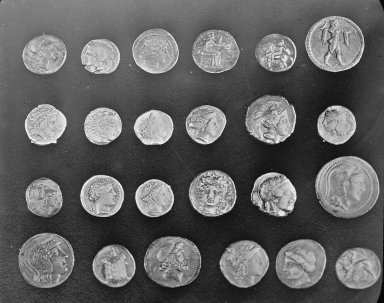
#> input picture skimage.data.coins(), 384 x 303 px; its folder holds only this picture in this run
$ jupyter execute --allow-errors 'Show Annotations.ipynb'   (shell and % lines are left out)
#> lines starting #> are read from the running program, lines starting #| are printed output that depends on the picture; after the words box and inside, x2 and y2 are one past the last pixel; in counts of white or black regions, pixels touching at a corner belong together
[cell 1]
import cv2
import os
from os import listdir
from os.path import join
from skimage.color import label2rgb, rgba2rgb
from skimage.io import imread, imshow
from skimage.transform import resize, rescale

%pylab inline

[cell 2]
path_rx = "/workspace/teeth_net/TEETH_DATASET/teeth/TEETH_DATASET/rx"
paths_mask = ["/workspace/teeth_net/TEETH_DATASET/teeth/teeth-category-4-001_100-luiz"]

l_path = lambda path_mask, path_rx : [ (join(path_mask,f), join(path_rx,f.split('.')[0]+".jpg"))  for f in sorted(listdir(path_mask)) if f != ".rlog"]


#> (the rest of this cell did not finish here and is left out)

[cell 3]
import matplotlib.pyplot as plt
import matplotlib.patches as mpatches

from skimage import data
from skimage.filters import threshold_otsu
from skimage.segmentation import clear_border
from skimage.measure import label, regionprops
from skimage.morphology import closing, square
from skimage.color import label2rgb


image = data.coins()[50:-50, 50:-50]
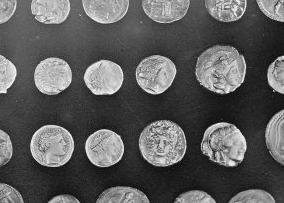
#> image: shape (203, 284); min 7, max 252, mean 91.5

# apply threshold
thresh = threshold_otsu(image)
#> thresh = 112
bw = closing(image > thresh, square(3))
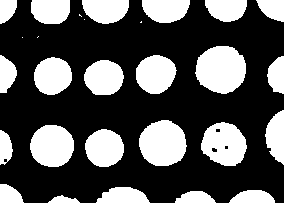
#> bw: shape (203, 284) bool; 33.4% white; 28 white regions (5 under 20 px), largest, box (x1, y1, x2, y2) and area: (195, 46, 246, 94) 1895, (139, 120, 187, 166) 1720, (201, 122, 247, 166) 1481

# remove artifacts connected to image border
cleared = clear_border(bw)
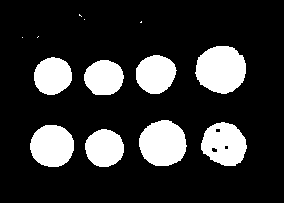
#> cleared: shape (203, 284) bool; 19.4% white; 13 white regions (5 under 20 px), largest, box (x1, y1, x2, y2) and area: (195, 46, 246, 94) 1895, (139, 120, 187, 166) 1720, (201, 122, 247, 166) 1481

# label image regions
label_image = label(cleared)
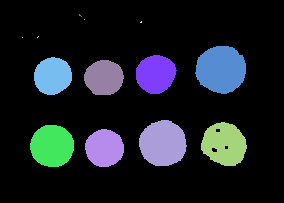
#> label_image: shape (203, 284) int32; 14 distinct labels, from 0 to 13; one colour per label, 0 black
print(label_image.shape)
#| (203, 284)
image_label_overlay = label2rgb(label_image, image=image)
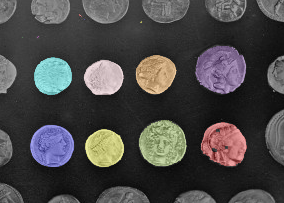
#> image_label_overlay: shape (203, 284, 3) float64; mean R, G, B 0.285, 0.278, 0.276

fig, ax = plt.subplots(figsize=(10, 6))
ax.imshow(image_label_overlay)

for region in regionprops(label_image):
    # take regions with large enough areas
    if region.area >= 100:
        # draw rectangle around segmented coins
        minr, minc, maxr, maxc = region.bbox
        rect = mpatches.Rectangle((minc, minr), maxc - minc, maxr - minr,
                                  fill=False, edgecolor='red', linewidth=2)
        ax.add_patch(rect)
#> this loop made 13 passes
#> (minr, minc, maxr, maxc) on passes 6 to 13: (46, 195, 94, 246), (55, 136, 94, 177), (57, 34, 95, 72), (60, 84, 95, 124), (120, 139, 166, 187), (122, 201, 166, 247), (125, 30, 167, 74), (129, 85, 167, 124)

ax.set_axis_off()
plt.tight_layout()
plt.show()
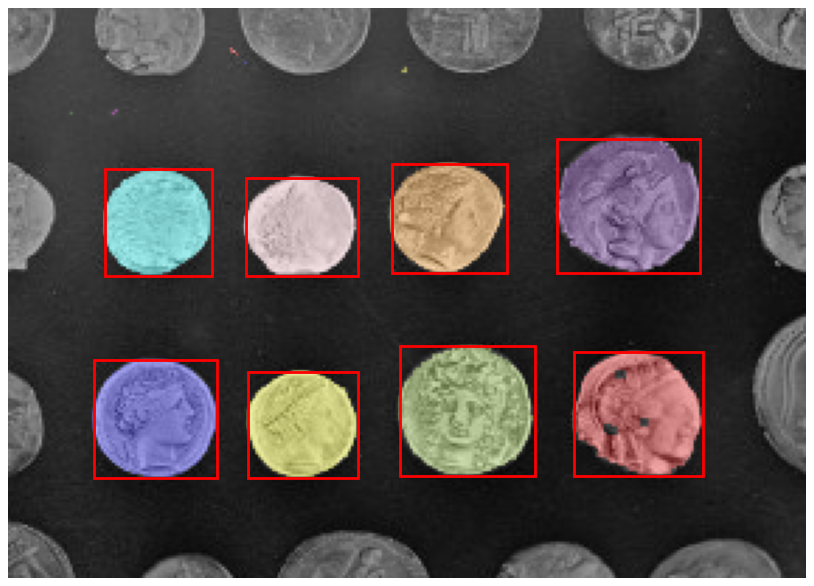
#> figure drawn by matplotlib, 1 panel
